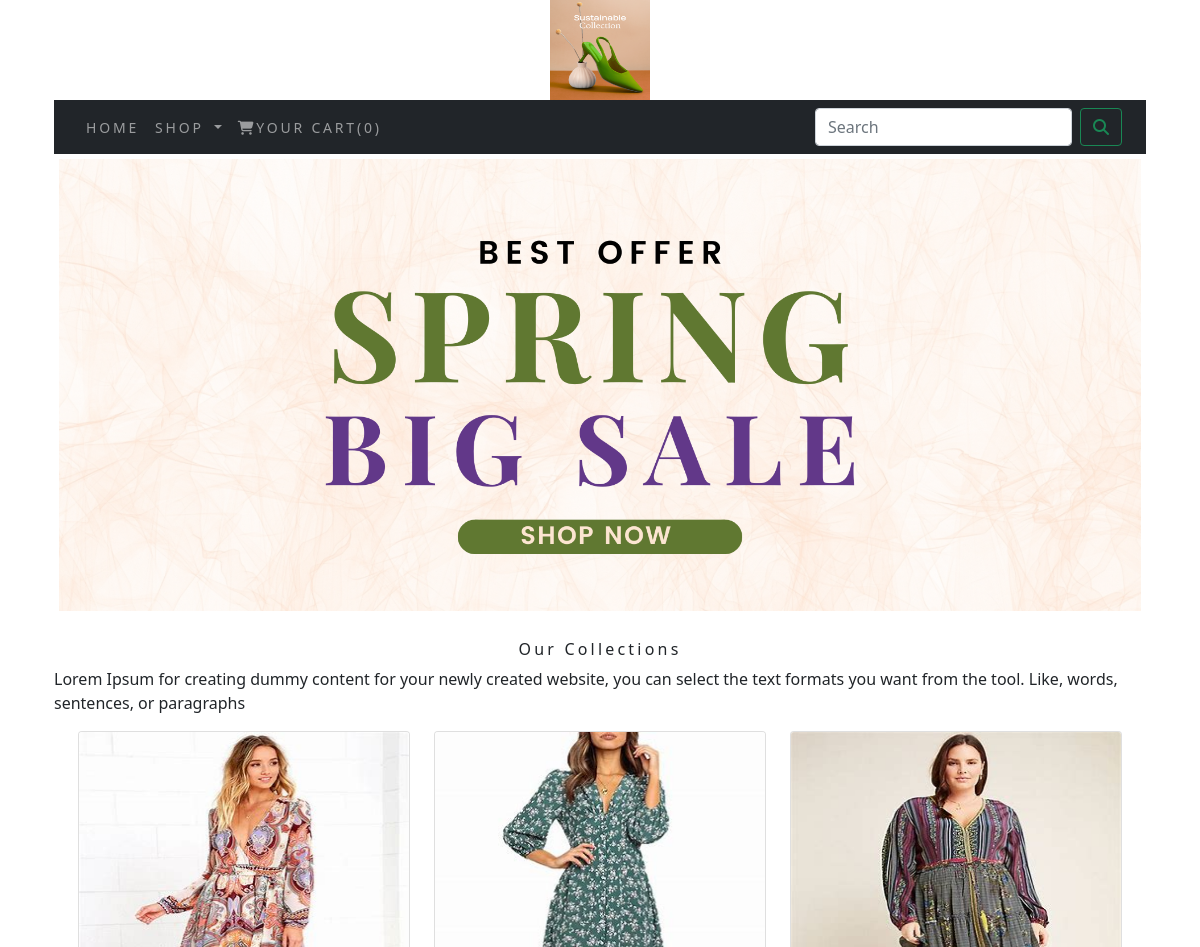
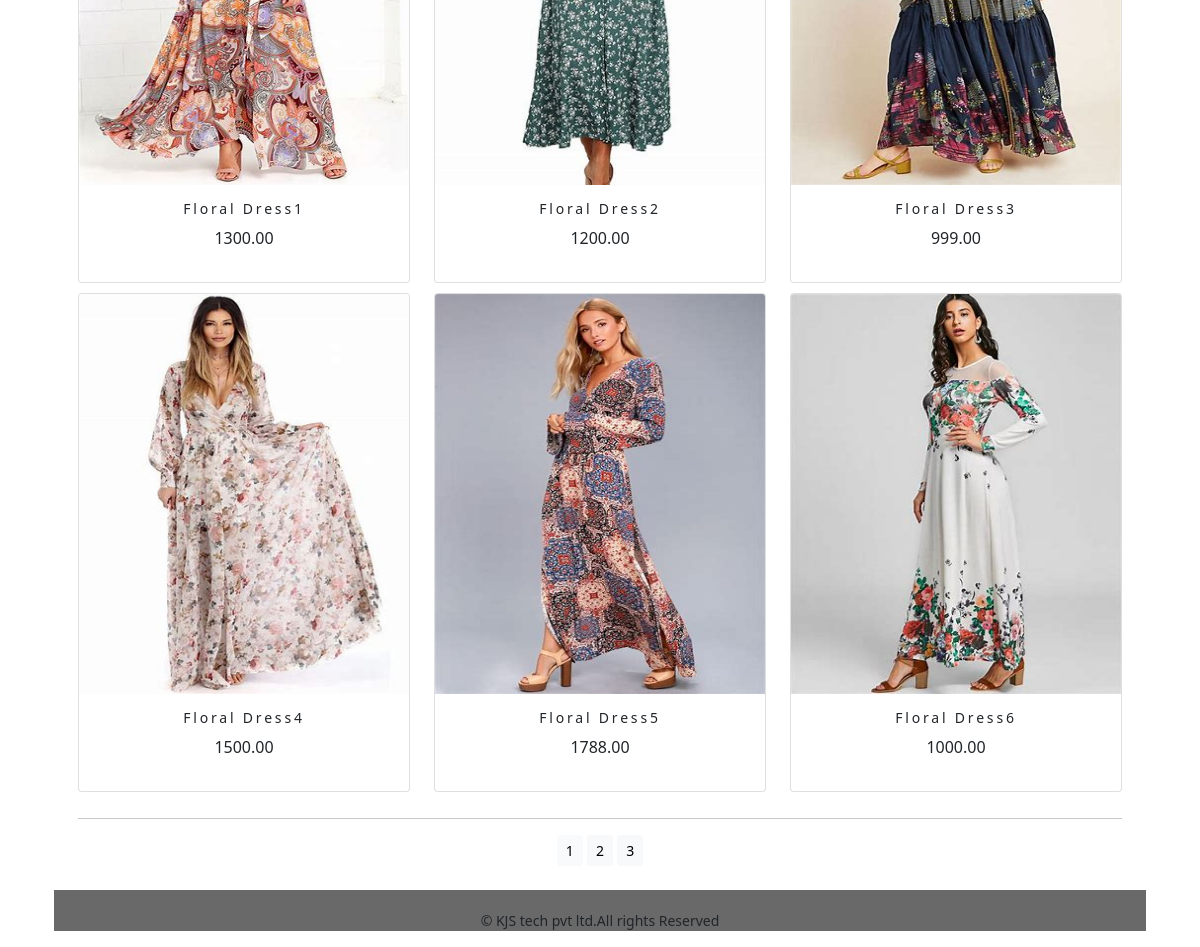
The app's page /ecommerce/ with its own data (2 pictures, top to bottom).
### ecommerceapp/models.py (models this page shows, shortened)
class Product(models.Model):
    objects = None
    name = models.CharField(max_length=250, unique=True)
    slug = models.SlugField(max_length=250, unique=True)
    description = models.TextField(blank=True)
    price = models.DecimalField(max_digits=10, decimal_places=2)
    category = models.ForeignKey(Category, on_delete=models.CASCADE)
    image = models.ImageField(upload_to='product', blank=True)
    stock = models.IntegerField()
    available = models.BooleanField(default=True)
    created = models.DateTimeField(auto_now_add=True)
    updated = models.DateTimeField(auto_now=True)
    def get_url(self):
        return reverse('ecommerceapp:productdetail', args=[self.category.slug, self.slug])
    class Meta:
        ordering = ('name',)
        verbose_name = 'product'
        verbose_name_plural = 'products'

### ecommerceapp/views.py (the view)
# urls.py: path('', views.allprodcat, name='allprodcat'),
def allprodcat(request, c_slug=None):
    global products
    c_page = None
    products_list = None
    if c_slug != None:
        c_page = get_object_or_404(Category, slug=c_slug)
        products_list = Product.objects.all().filter(category=c_page, available=True)
    else:
        products_list = Product.objects.all().filter(available=True)
    paginator = Paginator(products_list, 6)
    try:
        page = int(request.GET.get('page','1' ))
    except:
        page = 1
    try:
        products = paginator.page(page)
    except (EmptyPage, InvalidPage):
        products = paginator.page(paginator.num_pages)
    return render(request, "category.html", {'category': c_page, 'products': products})

### cart/context_processors.py (called while the page is built)
def counter(request):
    item_count=0
    if 'admin' in request.path:
        return {}
    else:
        try:
            cart = Cart.objects.filter(cart_id = _cart_id(request))
            car_items = CartItem.objects.all().filter(cart = cart[:1])
            for cart_item in car_items :
                item_count += cart_item.quantity
        except Cart.DoesNotExist:
            item_count = 0
        return dict(item_count = item_count)

### cart/views.py (called while the page is built)
def _cart_id(request):
    cart = request.session.session_key
    if not cart:
        cart = request.session.create()
    return cart

### ecommerceapp/context_processors.py (called while the page is built)
def menu_links(request):
    links = Category.objects.all()
    return dict(links=links)

### ecommerceapp/models.py (called while the page is built)
    def get_url(self):
        return reverse('ecommerceapp:products_by_category', args=[self.slug])

### templates/category.html (shortened to what this page needs)
{% extends 'base.html' %}
{% load static %}
{% block content %}
<div class="mx_auto">
   {% if category %}
    <img class="my_image" src="{{category.image.url}}" alt="{{category.name}}" width="1250px;" height="400px;">
</div>
<br>
<div>
    <h1 class="text-center my_title">{{category.name}}</h1>
    <p class="text-justify">{{category.description}}</p>
</div>
   {% else %}
<div>
    <img  class="my_image my_image_padding" src="{% static 'img/banner.png' %}" alt="Our Products" width="1250px;" height="400px;">
</div>
<br>
<div>
    <h1 class="text-center my_title">Our Collections</h1>
    <p class="text-justify" > Lorem Ipsum for creating dummy content for your newly created website, you can select the text formats you want from the tool. Like, words, sentences, or paragraphs</p>
</div>
   {% endif %}
<div class="container">
    <div class="row mx_auto">
        {% for product in products.object_list %}
        <div class="my_bottom_margin col-9 col-sm-12 col-md-4 col-md-12 col-lg-4">
            <div class="card text-center" style="min-width:18rem;">
                <a href="{{product.get_url}}"><img class="card-img-top my_image" src="{{product.image.url}}" alt="{{product.name}}" style="height:400px;"></a>
                <div class="card-body" >
                    <h4>{{product.name}}</h4>
                    <p>{{product.price}}</p>
                </div>
            </div>
        </div>
        {% endfor %}
    </div>
    <div class="mx_auto">
        {% if products.paginator.num_pages > 1 %}
        <hr>
        <div class="text-center">
            {% for pg in products.paginator.page_range %}
            <a href="?page={{pg}}" class="btn btn-light btn-sm {% if products.number == pg %} active {% endif %}">{{pg}}</a>
            {% endfor %}
        </div>
        {% endif %}
    </div>
    <br>
</div>
{% endblock %}

### templates/base.html (shortened to what this page needs)
{% load static %}
<!DOCTYPE html>
<html lang="en">
<head>
    <link href="https://cdn.jsdelivr.net/npm/bootstrap@5.2.0/dist/css/bootstrap.min.css" rel="stylesheet">
    <link rel="stylesheet" href="{% static 'css/custom.css' %}">
    <link href="{% static 'css/bootstrap.min.css' %}" rel="stylesheet" >
</head>
<body >
<div class="container">
   {% include 'header.html' %}
   {% include 'navbar.html' %}
   {% block content %}
    {% endblock %}
</div>
{% include 'footer.html' %}
</body>
</html>

### templates/header.html
{% load static %}
<header>
    <center>
        <a href="{% url 'ecommerceapp:allprodcat' %}"> <img src="{% static 'img/logo.png' %}" alt="logimage" width="100px;" height="100px;">
    </center>
</header>

### templates/navbar.html (shortened to what this page needs)
{% load static %}
<nav class="navbar navbar-expand-lg navbar-dark bg-dark">
  <div class="container-fluid">
    <div class="collapse navbar-collapse" id="navbarSupportedContent">
      <ul class="navbar-nav me-auto mb-2 mb-lg-0">
        <li class="nav-item">
          <a class="nav-link" href="{% url 'ecommerceapp:allprodcat' %}">Home</a>
        </li>
        <li class="nav-item dropdown {% if 'ecommerceapp' in request.path %} active {% endif %}">
          <a class="nav-link dropdown-toggle" href="" id="navbarDropdown" role="button" data-bs-toggle="dropdown" aria-expanded="false">
            Shop
          </a>
        </li>
        {% if item_count > 0 %}
        <li class="nav-item">
          <a class="nav-link " href="{% url 'cart:cart_detail' %}"><i class="fa-solid fa-cart-shopping"></i>Your Cart({{item_count}})</a>
        </li>
        {% else %}
         <li class="nav-item">
          <a class="nav-link " href="{% url 'cart:cart_detail' %}"><i class="fa-solid fa-cart-shopping"></i>Your Cart(0)</a>
        </li>
        {% endif %}
      </ul>
      <form class="d-flex" action="{% url 'search_app:searchresult' %}" method="get">
        <input class="form-control me-2" type="search" placeholder="Search" aria-label="Search" name="q">
        <button class="btn btn-outline-success" type="submit"><i class="fa-solid fa-magnifying-glass"></i></button>
      </form>
    </div>
  </div>
</nav>

### templates/footer.html
<div class="footer navbar-fixed-bottom my_footer" >
  <p class="text-center">&copy; KJS tech pvt ltd.All rights Reserved</p>
</div>

### static/css/custom.css (style rules this page uses)
body { display: flex; flex-direction: column; min-height: 100vh; font-family: 'Rubik', sans-serif; }
.nav-item { letter-spacing : .2em; font-size : 14px; text-transform : uppercase; }
.my_footer { background-color: dimgrey; flex: 0 0 50px; margin-top: auto; text-color:white; text-align :center; }
.my_footer p { padding-top:20px; font-size:14px; }
.my_image { width : 100%; height : auto; }
.my_title { font-size : 16px; text_transform:uppercase; letter-spacing : .2em; }
.my_image_padding { padding : 5px; }
.my_bottom_margin { margin-bottom : 10px; }
.card-body h4 { font-size : 14px; text_transform:uppercase; letter-spacing : .2em; }

### records on screen
Product: image (picture), name "Floral Dress1", price "1300.00"
Product: image (picture), name "Floral Dress2", price "1200.00"
Product: image (picture), name "Floral Dress3", price "999.00"
Product: image (picture), name "Floral Dress4", price "1500.00"
Product: image (picture), name "Floral Dress5", price "1788.00"
Product: image (picture), name "Floral Dress6", price "1000.00"

### other values on screen
{{ pg }} "1" "2" "3"
